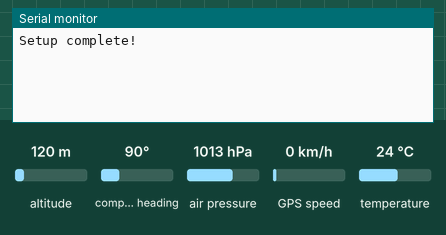
Recording of a sketch running on a simulated Arduino Uno, built with avr-gcc and run on an emulated ATmega328P. Parts: the last lines printed to the serial monitor. The inputs (shaded band) are chosen by the test bench; at power-on: air pressure 1013 hPa, temperature 24 °C, altitude 120 m, compass heading 90°, GPS speed 0 km/h. Storage starts empty; the GPS gets a fix after 3 s at 37.7749, -122.4194 with 8 satellites.

Above: at 1.2 s.
1.3 s: air pressure set to 952 hPa
At 2.7 s:
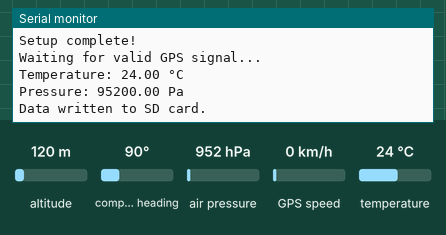
3.5 s: temperature set to 12 °C
At 5.8 s:
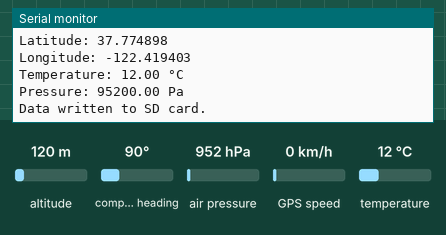
6.6 s: air pressure set to 975 hPa
At 8.9 s:
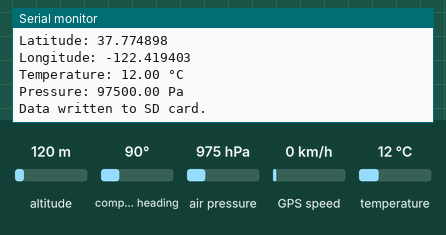

Measured:
- after the input at 1.3 s, the serial monitor: prints a new line after 0.79 s (image 1)
- after the input at 3.5 s, the serial monitor: prints a new line after 1.7 s (image 2)
- after the input at 6.6 s, the serial monitor: prints a new line after 1.6 s (image 3)

The sketch:

black_box.ino
```cpp
#include <SoftwareSerial.h>
#include <TinyGPSPlus.h>
#include <Wire.h>
#include <Adafruit_Sensor.h>
#include <Adafruit_BMP085.h>
#include <SD.h>

// GPS setup
SoftwareSerial gpsSerial(4, 3); // RX, TX for GPS
TinyGPSPlus gps;

// BMP180 setup
Adafruit_BMP085 bmp;

// SD setup
const int chipSelect = 4;

void setup() {
  Serial.begin(9600);
  gpsSerial.begin(9600);

  // BMP180 initialization
  if (!bmp.begin()) {
    Serial.println("Could not find a valid BMP180 sensor!");
    while (1);
  }

  // SD Card initialization
  if (!SD.begin(chipSelect)) {
    Serial.println("SD card initialization failed!");
    while (1);
  }

  Serial.println("Setup complete!");

  // Create CSV file with headers
  File dataFile = SD.open("data.csv", FILE_WRITE);
  if (dataFile) {
    dataFile.println("Latitude,Longitude,Temperature (°C),Pressure (Pa)"); // CSV headers
    dataFile.close();
  } else {
    Serial.println("Error opening file.");
  }
}

void loop() {
  updateGPS();
  logSensorData();
  delay(1000); // 1-second delay for readability
}

// Function to read and update GPS data
void updateGPS() {
  unsigned long startTime = millis();
  while (millis() - startTime < 2000) { // Timeout to avoid infinite loops
    while (gpsSerial.available()) {
      gps.encode(gpsSerial.read());
    }
  }

  if (gps.location.isValid()) {
    Serial.print("Latitude: ");
    Serial.println(gps.location.lat(), 6);
    Serial.print("Longitude: ");
    Serial.println(gps.location.lng(), 6);
  } else {
    Serial.println("Waiting for valid GPS signal...");
  }
}

// Function to read BMP180 data and log all data to SD card
void logSensorData() {
  float temperature = bmp.readTemperature();
  float pressure = bmp.readPressure();

  Serial.print("Temperature: ");
  Serial.print(temperature);
  Serial.println(" °C");

  Serial.print("Pressure: ");
  Serial.print(pressure);
  Serial.println(" Pa");

  // Open file and log data if GPS location is valid
  File dataFile = SD.open("data.csv", FILE_WRITE);
  if (dataFile) {
    if (gps.location.isValid()) {
      dataFile.print(gps.location.lat(), 6);
      dataFile.print(",");
      dataFile.print(gps.location.lng(), 6);
    } else {
      dataFile.print("NO_FIX,NO_FIX");
    }

    dataFile.print(",");
    dataFile.print(temperature);
    dataFile.print(",");
    dataFile.println(pressure);

    dataFile.close();
    Serial.println("Data written to SD card.");
  } else {
    Serial.println("Error opening file.");
  }
}
```
